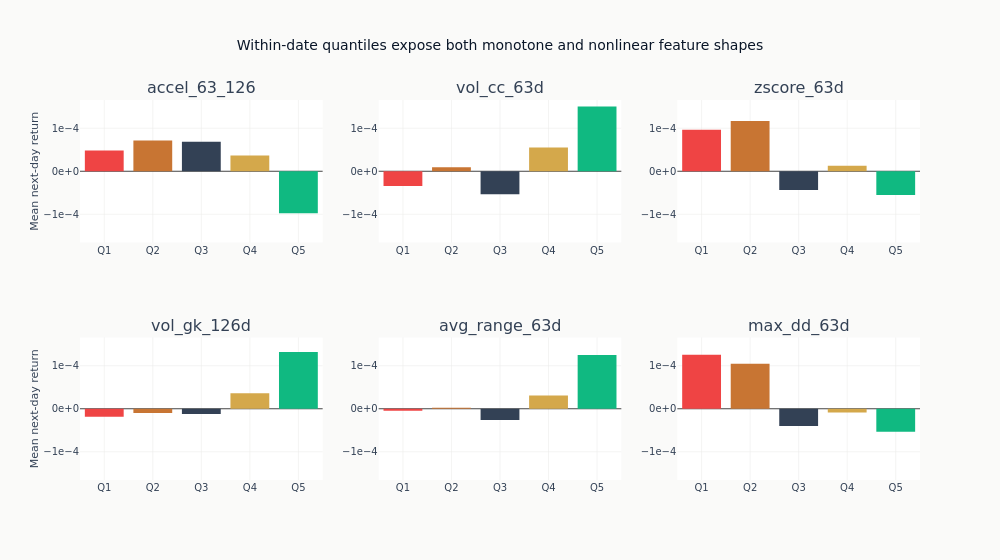

The cell this chart's notebook holds for it:
### Code cell
if quantile_spreads:
    features_to_show = list(quantile_spreads)[:6]
    figure_rows = (len(features_to_show) + 2) // 3
    fig = make_subplots(rows=figure_rows, cols=3, subplot_titles=features_to_show)
    quantile_colors = [
        COLORS["negative"],
        COLORS["copper"],
        COLORS["neutral"],
        COLORS["amber"],
        COLORS["positive"],
    ]
    for index, feature in enumerate(features_to_show):
        row, column = divmod(index, 3)
        fig.add_trace(
            go.Bar(
                x=[f"Q{quantile + 1}" for quantile in range(N_QUANTILES)],
                y=quantile_spreads[feature],
                marker_color=quantile_colors,
                showlegend=False,
            ),
            row=row + 1,
            col=column + 1,
        )
    fig.update_layout(
        title="Within-date quantiles expose both monotone and nonlinear feature shapes",
        height=280 * figure_rows,
        width=1000,
    )
    # One shared y range, so a weak profile cannot be rescaled to look like a strong one.
    span = max(abs(value) for feature in features_to_show for value in quantile_spreads[feature])
    fig.update_yaxes(range=[-1.1 * span, 1.1 * span], tickformat=".0e")
    for row in range(1, figure_rows + 1):
        fig.update_yaxes(title_text="Mean next-day return", row=row, col=1)
    fig.show()

### Figure 1 — Plotly figure (JSON) as saved in the notebook; plotly's stock layout.template omitted (floating-point values rounded to 4 significant figures)
{"data": [{"marker": {"color": ["#ef4444", "#C87533", "#334155", "#D4A84B", "#10b981"]}, "showlegend": false, "type": "bar", "x": ["Q1", "Q2", "Q3", "Q4", "Q5"], "xaxis": "x", "y": [4.82e-05, 7.131e-05, 6.879e-05, 3.657e-05, -9.77e-05], "yaxis": "y"}, {"marker": {"color": ["#ef4444", "#C87533", "#334155", "#D4A84B", "#10b981"]}, "showlegend": false, "type": "bar", "x": ["Q1", "Q2", "Q3", "Q4", "Q5"], "xaxis": "x2", "y": [-3.415e-05, 9.075e-06, -5.35e-05, 5.514e-05, 0.0001506], "yaxis": "y2"}, {"marker": {"color": ["#ef4444", "#C87533", "#334155", "#D4A84B", "#10b981"]}, "showlegend": false, "type": "bar", "x": ["Q1", "Q2", "Q3", "Q4", "Q5"], "xaxis": "x3", "y": [9.626e-05, 0.0001171, -4.355e-05, 1.269e-05, -5.534e-05], "yaxis": "y3"}, {"marker": {"color": ["#ef4444", "#C87533", "#334155", "#D4A84B", "#10b981"]}, "showlegend": false, "type": "bar", "x": ["Q1", "Q2", "Q3", "Q4", "Q5"], "xaxis": "x4", "y": [-1.855e-05, -9.908e-06, -1.235e-05, 3.596e-05, 0.000132], "yaxis": "y4"}, {"marker": {"color": ["#ef4444", "#C87533", "#334155", "#D4A84B", "#10b981"]}, "showlegend": false, "type": "bar", "x": ["Q1", "Q2", "Q3", "Q4", "Q5"], "xaxis": "x5", "y": [-4.543e-06, 2.482e-06, -2.633e-05, 3.06e-05, 0.000125], "yaxis": "y5"}, {"marker": {"color": ["#ef4444", "#C87533", "#334155", "#D4A84B", "#10b981"]}, "showlegend": false, "type": "bar", "x": ["Q1", "Q2", "Q3", "Q4", "Q5"], "xaxis": "x6", "y": [0.0001253, 0.0001046, -3.986e-05, -8.745e-06, -5.374e-05], "yaxis": "y6"}], "layout": {"annotations": [{"font": {"size": 16}, "showarrow": false, "text": "accel_63_126", "x": 0.1444, "xanchor": "center", "xref": "paper", "y": 1.0, "yanchor": "bottom", "yref": "paper"}, {"font": {"size": 16}, "showarrow": false, "text": "vol_cc_63d", "x": 0.5, "xanchor": "center", "xref": "paper", "y": 1.0, "yanchor": "bottom", "yref": "paper"}, {"font": {"size": 16}, "showarrow": false, "text": "zscore_63d", "x": 0.8556, "xanchor": "center", "xref": "paper", "y": 1.0, "yanchor": "bottom", "yref": "paper"}, {"font": {"size": 16}, "showarrow": false, "text": "vol_gk_126d", "x": 0.1444, "xanchor": "center", "xref": "paper", "y": 0.375, "yanchor": "bottom", "yref": "paper"}, {"font": {"size": 16}, "showarrow": false, "text": "avg_range_63d", "x": 0.5, "xanchor": "center", "xref": "paper", "y": 0.375, "yanchor": "bottom", "yref": "paper"}, {"font": {"size": 16}, "showarrow": false, "text": "max_dd_63d", "x": 0.8556, "xanchor": "center", "xref": "paper", "y": 0.375, "yanchor": "bottom", "yref": "paper"}], "height": 560, "title": {"text": "Within-date quantiles expose both monotone and nonlinear feature shapes"}, "width": 1000, "xaxis": {"anchor": "y", "domain": [0.0, 0.2889]}, "xaxis2": {"anchor": "y2", "domain": [0.3556, 0.6444]}, "xaxis3": {"anchor": "y3", "domain": [0.7111, 1.0]}, "xaxis4": {"anchor": "y4", "domain": [0.0, 0.2889]}, "xaxis5": {"anchor": "y5", "domain": [0.3556, 0.6444]}, "xaxis6": {"anchor": "y6", "domain": [0.7111, 1.0]}, "yaxis": {"anchor": "x", "domain": [0.625, 1.0], "range": [-0.0001657, 0.0001657], "tickformat": ".0e", "title": {"text": "Mean next-day return"}}, "yaxis2": {"anchor": "x2", "domain": [0.625, 1.0], "range": [-0.0001657, 0.0001657], "tickformat": ".0e"}, "yaxis3": {"anchor": "x3", "domain": [0.625, 1.0], "range": [-0.0001657, 0.0001657], "tickformat": ".0e"}, "yaxis4": {"anchor": "x4", "domain": [0.0, 0.375], "range": [-0.0001657, 0.0001657], "tickformat": ".0e", "title": {"text": "Mean next-day return"}}, "yaxis5": {"anchor": "x5", "domain": [0.0, 0.375], "range": [-0.0001657, 0.0001657], "tickformat": ".0e"}, "yaxis6": {"anchor": "x6", "domain": [0.0, 0.375], "range": [-0.0001657, 0.0001657], "tickformat": ".0e"}}}
